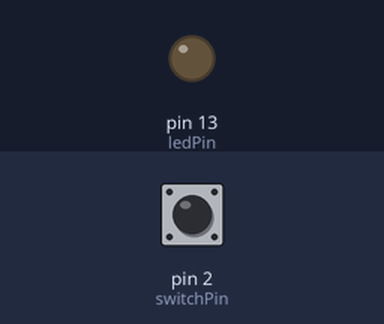
The sketch below on a simulated Arduino Uno, built with avr-gcc and run on an emulated ATmega328P. On the bench: output pins drawn as LEDs (lit = HIGH). The test bench sets the inputs (shaded band); at power-on: pin 2 (switchPin) HIGH.

Above: at 1.2 s.
1.3 s: pin 2 (switchPin) pulled LOW for 0.15 s
At 1.7 s:
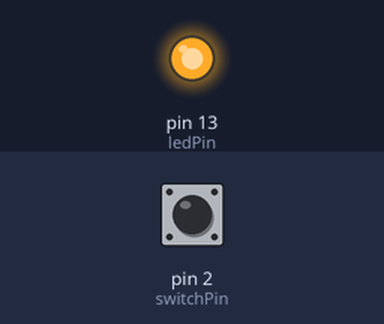
2.9 s: pin 2 (switchPin) pulled LOW for 1 s
At 4.1 s:
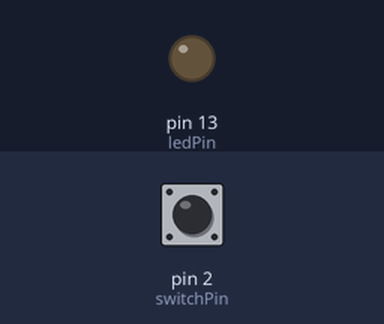
5.4 s: pin 2 (switchPin) pulled LOW for 3.2 s
At 6.0 s:
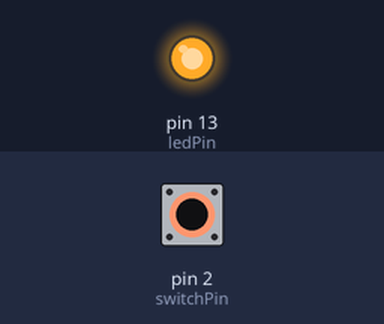
Timing chart, 0 to 8.4 s (numbered marks = the images above; inputs shaded):
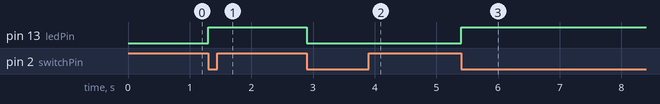

The sketch:

sketch_week8homework.ino
```cpp
int switchPin = 2;
int ledPin = 13;

int buttonState = 0;
int lastButtonState = HIGH;
int ledState = LOW;

void setup() {
  pinMode(switchPin, INPUT_PULLUP);
  pinMode(ledPin, OUTPUT);
}

void loop() {
  buttonState = digitalRead(switchPin);

  if (buttonState == LOW && lastButtonState == HIGH) {
    if (ledState == LOW) {
      ledState = HIGH;
    } else {
      ledState = LOW;
    }

    digitalWrite(ledPin, ledState);
    delay(200);
  }

  lastButtonState = buttonState;
}
```

Measured:
- after the input at 1.3 s, pin 13 (ledPin): LOW → HIGH at once
- after the input at 2.9 s, pin 13 (ledPin): HIGH → LOW at once
- after the input at 5.4 s, pin 13 (ledPin): LOW → HIGH at once
